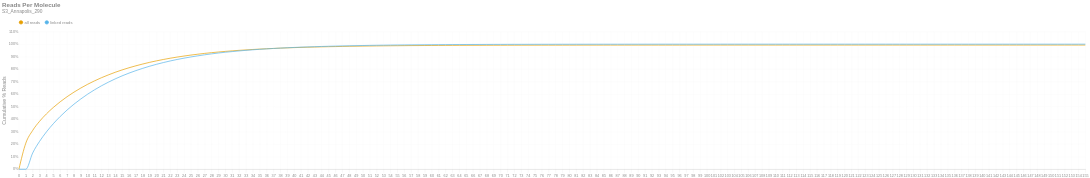

The notebook cell saved with this chart:
### Markdown cell above
### Reads per Molecule
This chart shows the cumulative distribution of the number of reads per linked molecule. That is, how many alignments are associated with a unique molecule. This excludes the number of reads associated with invalid or absent linked-read barcodes. The `linked` histogram is the percentages recalculated when disregarding singletons.

### Code cell
if SKIPLR:
    print_html(f"Skipped")
else:
    counts = np.bincount(valids['reads'].cast(pl.Int64).to_numpy())
    weighted = counts * np.arange(len(counts))
    all_perc = weighted / n_reads
    linked_perc = weighted / n_linked_reads
    linked_perc[1] = 0
    binned_df = pl.DataFrame({
        'readsper': list(range(len(counts))),
        'all reads (cumsum)': np.cumsum(all_perc).tolist(),
        'linked reads (cumsum)': np.cumsum(linked_perc).tolist(),
    })

    with SafeRender(binned_df):
        (
            density_plot(binned_df, 'Reads Per Molecule', samplename, 'readspmol')
            .encode(
                x=alt.X('readsper:O', title=None).axis(labelAngle=0).scale(padding=0),
                y=alt.Y('value:Q', title='Cumulative % Reads').axis(format='%').stack(False),
                color=alt.Color("key:N").scale(domain=["all reads", "linked reads"]),
                tooltip=[
                    alt.Tooltip("key:N", title="Data Type"),
                    alt.Tooltip("readsper:O", title="Reads Per Molecule"),
                    alt.Tooltip("value:Q", format=".2%", title="% Reads (Cum.)")
                ]            
            )
        ).display()

### Figure 1 — Vega-Lite specification as saved in the notebook (floating-point values rounded to 4 significant figures; data arrays with more than 128 entries replaced by an {"elided": "..."} marker saying what was removed)
{"width": "container", "height": 400, "config": {"title": {"anchor": "start", "dy": -15, "fontSize": 18, "color": "#888888", "subtitleColor": "#888888", "subtitleFontSize": 14}, "arc": {"fill": "#0072B2"}, "axis": {"domainColor": "#888888", "domainWidth": 0.5, "gridWidth": 0.2, "grid": false, "titleFontWeight": 400, "titleFontSize": 15, "labelFontSize": 11, "labelColor": "#888888", "tickColor": "#888888", "tickWidth": 0.2, "titleColor": "#888888"}, "axisBand": {"grid": false}, "axisX": {"grid": true, "tickSize": 10, "domainCap": "round"}, "axisY": {"domain": false, "grid": true, "tickSize": 0, "domainCap": "round"}, "background": "transparent", "header": {"labelFontSize": 15, "labelColor": "#888888", "titleFontSize": 15, "titleFontWeight": 600, "titleColor": "#888888"}, "legend": {"labelFont": "sans-serif", "labelFontSize": 12, "labelColor": "#888888", "symbolSize": 100, "symbolType": "circle", "titleFontSize": 12, "titlePadding": 10, "titleColor": "#888888", "title": null, "orient": "top"}, "range": {"category": ["#E69F00", "#56B4E9", "#009E73", "#F0E442", "#0072B2", "#D55E00", "#CC79A7", "#000000"], "diverging": ["#cfe8f3", "#a2d4ec", "#73bfe2", "#46abdb", "#1696d2", "#12719e"]}, "area": {"fill": "#0072B2", "fillOpacity": 0.7, "line": true, "strokeOpacity": 0.7}, "line": {"color": "#0072B2", "stroke": "#0072B2", "strokeWidth": 2}, "trail": {"color": "#0072B2", "stroke": "#0072B2", "strokeWidth": 0, "size": 1}, "point": {"filled": true, "fillOpacity": 1.0, "size": 95}, "text": {"color": "#888888", "fontSize": 11, "align": "right", "fontWeight": 400, "size": 11}, "bar": {"fill": "#0072B2", "stroke": null}, "view": {"stroke": null, "continuousWidth": 660, "continuousHeight": 400}}, "data": {"name": "data-42fd754d78d8af294f0f0c2d740d4eee"}, "mark": {"type": "line", "interpolate": "monotone", "point": {"opacity": 0, "size": 275}}, "encoding": {"color": {"field": "key", "scale": {"domain": ["all reads", "linked reads"]}, "type": "nominal"}, "tooltip": [{"field": "key", "title": "Data Type", "type": "nominal"}, {"field": "readsper", "title": "Reads Per Molecule", "type": "ordinal"}, {"field": "value", "format": ".2%", "title": "% Reads (Cum.)", "type": "quantitative"}], "x": {"axis": {"labelAngle": 0}, "field": "readsper", "scale": {"padding": 0}, "title": null, "type": "ordinal"}, "y": {"axis": {"format": "%"}, "field": "value", "stack": false, "title": "Cumulative % Reads", "type": "quantitative"}}, "params": [{"name": "param_c36ac31b6afebe62", "select": {"type": "point", "fields": ["key"]}, "bind": "legend"}], "title": {"text": "Reads Per Molecule", "subtitle": "S3_Annapolis_290"}, "transform": [{"fold": ["all reads (cumsum)", "linked reads (cumsum)"]}, {"calculate": "replace(datum.key, ' (cumsum)', '')", "as": "key"}, {"filter": {"param": "param_c36ac31b6afebe62"}}], "usermeta": {"embedOptions": {"downloadFileName": "S3_Annapolis_290.readspmol"}}, "$schema": "https://vega.github.io/schema/vega-lite/v6.1.0.json", "datasets": {"data-42fd754d78d8af294f0f0c2d740d4eee": {"elided": "156 records"}}}
